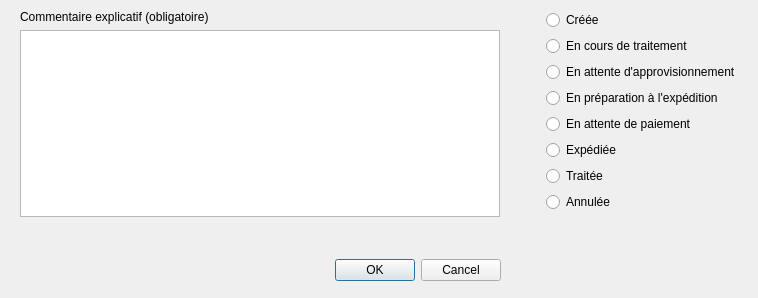
<?xml version="1.0" encoding="UTF-8"?>
<ui version="4.0">
 <class>Dialog</class>
 <widget class="QDialog" name="Dialog">
  <property name="geometry">
   <rect>
    <x>0</x>
    <y>0</y>
    <width>758</width>
    <height>298</height>
   </rect>
  </property>
  <property name="windowTitle">
   <string>Modifier le statut</string>
  </property>
  <widget class="QWidget" name="verticalLayoutWidget_3">
   <property name="geometry">
    <rect>
     <x>20</x>
     <y>10</y>
     <width>721</width>
     <height>271</height>
    </rect>
   </property>
   <layout class="QVBoxLayout" name="verticalLayout_3">
    <item>
     <layout class="QHBoxLayout" name="horizontalLayout">
      <item>
       <layout class="QVBoxLayout" name="verticalLayout_2">
        <item>
         <widget class="QLabel" name="comment_label">
          <property name="sizePolicy">
           <sizepolicy hsizetype="Preferred" vsizetype="Preferred">
            <horstretch>0</horstretch>
            <verstretch>0</verstretch>
           </sizepolicy>
          </property>
          <property name="text">
           <string>Commentaire explicatif (obligatoire)</string>
          </property>
         </widget>
        </item>
        <item>
         <widget class="QTextEdit" name="comment_text_edit"/>
        </item>
       </layout>
      </item>
      <item>
       <spacer name="horizontalSpacer">
        <property name="orientation">
         <enum>Qt::Horizontal</enum>
        </property>
        <property name="sizeType">
         <enum>QSizePolicy::Preferred</enum>
        </property>
        <property name="sizeHint" stdset="0">
         <size>
          <width>40</width>
          <height>20</height>
         </size>
        </property>
       </spacer>
      </item>
      <item>
       <layout class="QVBoxLayout" name="verticalLayout">
        <item>
         <widget class="QRadioButton" name="radio_status_CR">
          <property name="text">
           <string>Créée</string>
          </property>
         </widget>
        </item>
        <item>
         <widget class="QRadioButton" name="radio_status_CT">
          <property name="text">
           <string>En cours de traitement</string>
          </property>
         </widget>
        </item>
        <item>
         <widget class="QRadioButton" name="radio_status_AA">
          <property name="text">
           <string>En attente d'approvisionnement</string>
          </property>
         </widget>
        </item>
        <item>
         <widget class="QRadioButton" name="radio_status_PE">
          <property name="text">
           <string>En préparation à l'expédition</string>
          </property>
         </widget>
        </item>
        <item>
         <widget class="QRadioButton" name="radio_status_AP">
          <property name="text">
           <string>En attente de paiement</string>
          </property>
         </widget>
        </item>
        <item>
         <widget class="QRadioButton" name="radio_status_EX">
          <property name="text">
           <string>Expédiée</string>
          </property>
         </widget>
        </item>
        <item>
         <widget class="QRadioButton" name="radio_status_TA">
          <property name="text">
           <string>Traitée</string>
          </property>
         </widget>
        </item>
        <item>
         <widget class="QRadioButton" name="radio_status_AN">
          <property name="text">
           <string>Annulée</string>
          </property>
         </widget>
        </item>
       </layout>
      </item>
     </layout>
    </item>
    <item>
     <spacer name="verticalSpacer">
      <property name="orientation">
       <enum>Qt::Vertical</enum>
      </property>
      <property name="sizeHint" stdset="0">
       <size>
        <width>20</width>
        <height>40</height>
       </size>
      </property>
     </spacer>
    </item>
    <item>
     <layout class="QHBoxLayout" name="horizontalLayout_2">
      <item>
       <spacer name="horizontalSpacer_3">
        <property name="orientation">
         <enum>Qt::Horizontal</enum>
        </property>
        <property name="sizeHint" stdset="0">
         <size>
          <width>40</width>
          <height>20</height>
         </size>
        </property>
       </spacer>
      </item>
      <item>
       <widget class="QDialogButtonBox" name="buttonBox">
        <property name="sizePolicy">
         <sizepolicy hsizetype="Expanding" vsizetype="Fixed">
          <horstretch>0</horstretch>
          <verstretch>0</verstretch>
         </sizepolicy>
        </property>
        <property name="orientation">
         <enum>Qt::Horizontal</enum>
        </property>
        <property name="standardButtons">
         <set>QDialogButtonBox::Cancel|QDialogButtonBox::Ok</set>
        </property>
       </widget>
      </item>
      <item>
       <spacer name="horizontalSpacer_2">
        <property name="orientation">
         <enum>Qt::Horizontal</enum>
        </property>
        <property name="sizeHint" stdset="0">
         <size>
          <width>40</width>
          <height>20</height>
         </size>
        </property>
       </spacer>
      </item>
     </layout>
    </item>
   </layout>
  </widget>
 </widget>
 <resources/>
 <connections>
  <connection>
   <sender>buttonBox</sender>
   <signal>accepted()</signal>
   <receiver>Dialog</receiver>
   <slot>accept()</slot>
   <hints>
    <hint type="sourcelabel">
     <x>248</x>
     <y>254</y>
    </hint>
    <hint type="destinationlabel">
     <x>157</x>
     <y>274</y>
    </hint>
   </hints>
  </connection>
  <connection>
   <sender>buttonBox</sender>
   <signal>rejected()</signal>
   <receiver>Dialog</receiver>
   <slot>reject()</slot>
   <hints>
    <hint type="sourcelabel">
     <x>316</x>
     <y>260</y>
    </hint>
    <hint type="destinationlabel">
     <x>286</x>
     <y>274</y>
    </hint>
   </hints>
  </connection>
 </connections>
</ui>
